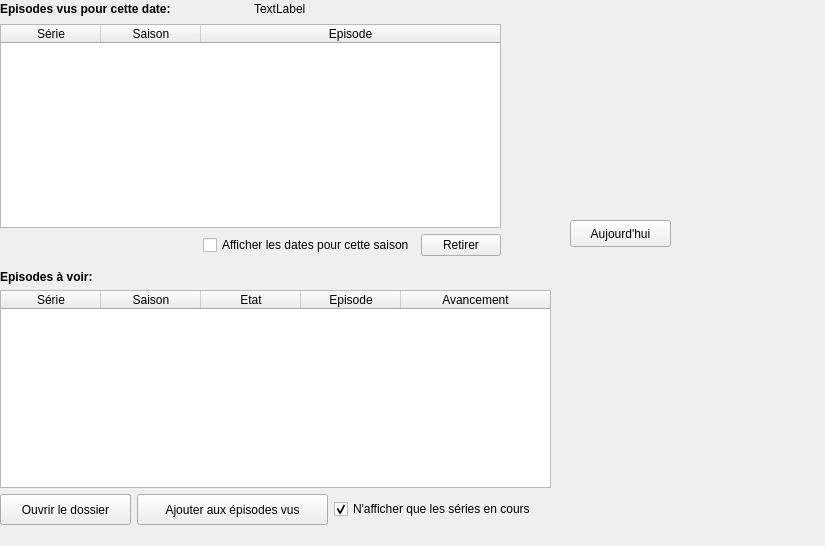
<?xml version="1.0" encoding="UTF-8"?>
<ui version="4.0">
 <class>Form</class>
 <widget class="QWidget" name="Form">
  <property name="geometry">
   <rect>
    <x>0</x>
    <y>0</y>
    <width>825</width>
    <height>546</height>
   </rect>
  </property>
  <property name="windowTitle">
   <string>Form</string>
  </property>
  <widget class="QWidget" name="horizontalLayoutWidget">
   <property name="geometry">
    <rect>
     <x>570</x>
     <y>10</y>
     <width>251</width>
     <height>201</height>
    </rect>
   </property>
   <layout class="QHBoxLayout" name="horizontalLayout_42"/>
  </widget>
  <widget class="QWidget" name="layoutWidget_2">
   <property name="geometry">
    <rect>
     <x>0</x>
     <y>270</y>
     <width>551</width>
     <height>255</height>
    </rect>
   </property>
   <layout class="QVBoxLayout" name="verticalLayout_16">
    <item>
     <widget class="QLabel" name="label_80">
      <property name="font">
       <font>
        <weight>75</weight>
        <bold>true</bold>
       </font>
      </property>
      <property name="text">
       <string>Episodes à voir:</string>
      </property>
     </widget>
    </item>
    <item>
     <widget class="QTableWidget" name="tableWidget_6">
      <property name="minimumSize">
       <size>
        <width>497</width>
        <height>164</height>
       </size>
      </property>
      <property name="font">
       <font>
        <weight>50</weight>
        <bold>false</bold>
       </font>
      </property>
      <property name="layoutDirection">
       <enum>Qt::LeftToRight</enum>
      </property>
      <property name="editTriggers">
       <set>QAbstractItemView::NoEditTriggers</set>
      </property>
      <property name="selectionMode">
       <enum>QAbstractItemView::SingleSelection</enum>
      </property>
      <property name="selectionBehavior">
       <enum>QAbstractItemView::SelectRows</enum>
      </property>
      <attribute name="horizontalHeaderStretchLastSection">
       <bool>true</bool>
      </attribute>
      <attribute name="verticalHeaderVisible">
       <bool>false</bool>
      </attribute>
      <attribute name="verticalHeaderMinimumSectionSize">
       <number>20</number>
      </attribute>
      <attribute name="verticalHeaderDefaultSectionSize">
       <number>20</number>
      </attribute>
      <attribute name="verticalHeaderStretchLastSection">
       <bool>false</bool>
      </attribute>
      <column>
       <property name="text">
        <string>Série</string>
       </property>
      </column>
      <column>
       <property name="text">
        <string>Saison</string>
       </property>
      </column>
      <column>
       <property name="text">
        <string>Etat</string>
       </property>
      </column>
      <column>
       <property name="text">
        <string>Episode</string>
       </property>
      </column>
      <column>
       <property name="text">
        <string>Avancement</string>
       </property>
      </column>
     </widget>
    </item>
    <item>
     <layout class="QHBoxLayout" name="horizontalLayout_43">
      <item>
       <widget class="QPushButton" name="open_folder_button">
        <property name="enabled">
         <bool>true</bool>
        </property>
        <property name="minimumSize">
         <size>
          <width>131</width>
          <height>31</height>
         </size>
        </property>
        <property name="maximumSize">
         <size>
          <width>131</width>
          <height>31</height>
         </size>
        </property>
        <property name="toolTip">
         <string>Ouvre le dossier de la série (si celui-ci à été défini)</string>
        </property>
        <property name="text">
         <string>Ouvrir le dossier</string>
        </property>
        <property name="icon">
         <iconset>
          <normaloff>../../../MyAnimeManager 2/ressources/icons/folder-2.ico</normaloff>../../../MyAnimeManager 2/ressources/icons/folder-2.ico</iconset>
        </property>
       </widget>
      </item>
      <item>
       <widget class="QPushButton" name="add_to_watched_list_button">
        <property name="minimumSize">
         <size>
          <width>191</width>
          <height>31</height>
         </size>
        </property>
        <property name="maximumSize">
         <size>
          <width>191</width>
          <height>31</height>
         </size>
        </property>
        <property name="text">
         <string>Ajouter aux épisodes vus</string>
        </property>
        <property name="icon">
         <iconset>
          <normaloff>../../../MyAnimeManager 2/ressources/icons/edit-add-4.ico</normaloff>../../../MyAnimeManager 2/ressources/icons/edit-add-4.ico</iconset>
        </property>
       </widget>
      </item>
      <item>
       <widget class="QCheckBox" name="checkBox_4">
        <property name="text">
         <string>N'afficher que les séries en cours</string>
        </property>
        <property name="checked">
         <bool>true</bool>
        </property>
       </widget>
      </item>
     </layout>
    </item>
   </layout>
  </widget>
  <widget class="QPushButton" name="today_button">
   <property name="geometry">
    <rect>
     <x>570</x>
     <y>220</y>
     <width>101</width>
     <height>27</height>
    </rect>
   </property>
   <property name="maximumSize">
    <size>
     <width>101</width>
     <height>27</height>
    </size>
   </property>
   <property name="text">
    <string>Aujourd'hui</string>
   </property>
   <property name="icon">
    <iconset>
     <normaloff>../../../MyAnimeManager 2/ressources/icons/today.ico</normaloff>../../../MyAnimeManager 2/ressources/icons/today.ico</iconset>
   </property>
  </widget>
  <widget class="QWidget" name="layoutWidget_3">
   <property name="geometry">
    <rect>
     <x>0</x>
     <y>0</y>
     <width>501</width>
     <height>256</height>
    </rect>
   </property>
   <layout class="QVBoxLayout" name="verticalLayout_17">
    <item>
     <layout class="QHBoxLayout" name="horizontalLayout_44">
      <item>
       <widget class="QLabel" name="label_81">
        <property name="font">
         <font>
          <weight>75</weight>
          <bold>true</bold>
         </font>
        </property>
        <property name="text">
         <string>Episodes vus pour cette date:</string>
        </property>
       </widget>
      </item>
      <item>
       <widget class="QLabel" name="label_82">
        <property name="minimumSize">
         <size>
          <width>221</width>
          <height>18</height>
         </size>
        </property>
        <property name="layoutDirection">
         <enum>Qt::LeftToRight</enum>
        </property>
        <property name="text">
         <string>TextLabel</string>
        </property>
        <property name="alignment">
         <set>Qt::AlignLeading|Qt::AlignLeft|Qt::AlignVCenter</set>
        </property>
       </widget>
      </item>
     </layout>
    </item>
    <item>
     <widget class="QTableWidget" name="tableWidget_7">
      <property name="minimumSize">
       <size>
        <width>499</width>
        <height>126</height>
       </size>
      </property>
      <property name="font">
       <font>
        <weight>50</weight>
        <bold>false</bold>
       </font>
      </property>
      <property name="layoutDirection">
       <enum>Qt::LeftToRight</enum>
      </property>
      <property name="editTriggers">
       <set>QAbstractItemView::NoEditTriggers</set>
      </property>
      <property name="selectionMode">
       <enum>QAbstractItemView::SingleSelection</enum>
      </property>
      <property name="selectionBehavior">
       <enum>QAbstractItemView::SelectRows</enum>
      </property>
      <property name="rowCount">
       <number>0</number>
      </property>
      <attribute name="horizontalHeaderDefaultSectionSize">
       <number>100</number>
      </attribute>
      <attribute name="horizontalHeaderHighlightSections">
       <bool>true</bool>
      </attribute>
      <attribute name="horizontalHeaderShowSortIndicator" stdset="0">
       <bool>false</bool>
      </attribute>
      <attribute name="horizontalHeaderStretchLastSection">
       <bool>true</bool>
      </attribute>
      <attribute name="verticalHeaderVisible">
       <bool>false</bool>
      </attribute>
      <attribute name="verticalHeaderMinimumSectionSize">
       <number>20</number>
      </attribute>
      <attribute name="verticalHeaderDefaultSectionSize">
       <number>20</number>
      </attribute>
      <column>
       <property name="text">
        <string>Série</string>
       </property>
      </column>
      <column>
       <property name="text">
        <string>Saison</string>
       </property>
      </column>
      <column>
       <property name="text">
        <string>Episode</string>
       </property>
      </column>
     </widget>
    </item>
    <item>
     <layout class="QHBoxLayout" name="horizontalLayout_45">
      <item>
       <spacer name="horizontalSpacer_17">
        <property name="orientation">
         <enum>Qt::Horizontal</enum>
        </property>
        <property name="sizeHint" stdset="0">
         <size>
          <width>40</width>
          <height>20</height>
         </size>
        </property>
       </spacer>
      </item>
      <item>
       <widget class="QCheckBox" name="season_dates_checkbox_3">
        <property name="text">
         <string>Afficher les dates pour cette saison</string>
        </property>
       </widget>
      </item>
      <item>
       <widget class="QPushButton" name="planningDeleteButton_3">
        <property name="maximumSize">
         <size>
          <width>91</width>
          <height>31</height>
         </size>
        </property>
        <property name="text">
         <string>Retirer</string>
        </property>
        <property name="icon">
         <iconset>
          <normaloff>../../../MyAnimeManager 2/ressources/icons/edit-delete-5.ico</normaloff>../../../MyAnimeManager 2/ressources/icons/edit-delete-5.ico</iconset>
        </property>
       </widget>
      </item>
     </layout>
    </item>
   </layout>
  </widget>
 </widget>
 <resources/>
 <connections/>
</ui>
